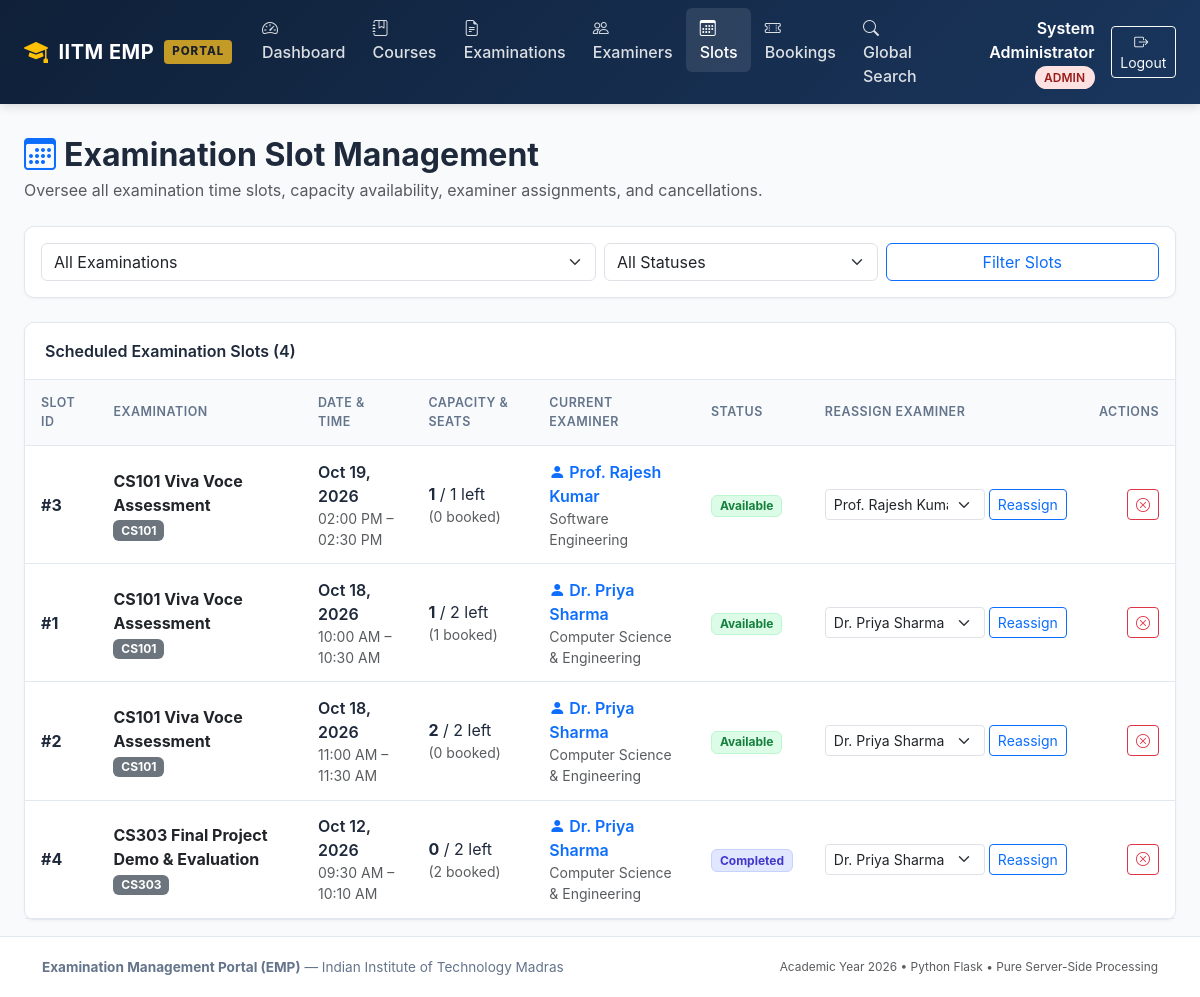
The page /admin/slots (signed in) on the database its author committed.
### models/user.py (models this page shows, shortened)
class User(UserMixin, db.Model):
    __tablename__ = 'users'
    id = db.Column(db.Integer, primary_key=True, autoincrement=True)
    name = db.Column(db.String(150), nullable=False)
    email = db.Column(db.String(150), unique=True, nullable=False, index=True)
    password_hash = db.Column(db.String(256), nullable=False)
    role = db.Column(db.String(20), nullable=False)
    status = db.Column(db.String(20), nullable=False, default='active')
    created_at = db.Column(db.DateTime, default=datetime.now, nullable=False)
    examiner_profile = db.relationship('ExaminerProfile', back_populates='user', uselist=False, cascade='all, delete-orphan')
    slots = db.relationship('ExaminationSlot', back_populates='examiner', foreign_keys='ExaminationSlot.examiner_id', cascade='all, delete-orphan')
    bookings = db.relationship('Booking', back_populates='student', foreign_keys='Booking.student_id', cascade='all, delete-orphan')

class ExaminerProfile(db.Model):
    __tablename__ = 'examiner_profiles'
    examiner_id = db.Column(db.Integer, db.ForeignKey('users.id', ondelete='CASCADE'), primary_key=True)
    name = db.Column(db.String(150), nullable=False)
    contact_details = db.Column(db.String(150), nullable=True)
    department = db.Column(db.String(150), nullable=True)
    status = db.Column(db.String(20), nullable=False, default='pending')
    user = db.relationship('User', back_populates='examiner_profile')

### models/slot.py (models this page shows, shortened)
class ExaminationSlot(db.Model):
    __tablename__ = 'examination_slots'
    slot_id = db.Column(db.Integer, primary_key=True, autoincrement=True)
    examination_id = db.Column(db.Integer, db.ForeignKey('examinations.exam_id', ondelete='CASCADE'), nullable=False)
    examiner_id = db.Column(db.Integer, db.ForeignKey('users.id', ondelete='CASCADE'), nullable=False)
    date = db.Column(db.Date, nullable=False)
    start_time = db.Column(db.Time, nullable=False)
    end_time = db.Column(db.Time, nullable=False)
    maximum_student_capacity = db.Column(db.Integer, nullable=False, default=1)
    available_seats = db.Column(db.Integer, nullable=False, default=1)
    status = db.Column(db.String(30), nullable=False, default='Available')
    examination = db.relationship('Examination', back_populates='slots')
    examiner = db.relationship('User', back_populates='slots', foreign_keys=[examiner_id])
    bookings = db.relationship('Booking', back_populates='slot', cascade='all, delete-orphan')

### models/examination.py (models this page shows, shortened)
class Examination(db.Model):
    __tablename__ = 'examinations'
    exam_id = db.Column(db.Integer, primary_key=True, autoincrement=True)
    course_id = db.Column(db.Integer, db.ForeignKey('courses.course_id', ondelete='CASCADE'), nullable=False)
    examination_name = db.Column(db.String(200), nullable=False)
    examination_type = db.Column(db.String(50), nullable=False)
    duration = db.Column(db.Integer, nullable=False, default=30)
    maximum_marks = db.Column(db.Float, nullable=False, default=100.0)
    slot_creation_start = db.Column(db.DateTime, nullable=False)
    slot_creation_end = db.Column(db.DateTime, nullable=False)
    slot_booking_start = db.Column(db.DateTime, nullable=False)
    slot_booking_end = db.Column(db.DateTime, nullable=False)
    status = db.Column(db.String(30), nullable=False, default='Draft')
    course = db.relationship('Course', back_populates='examinations')
    rubrics = db.relationship('Rubric', back_populates='examination', cascade='all, delete-orphan')
    slots = db.relationship('ExaminationSlot', back_populates='examination', cascade='all, delete-orphan')

### models/course.py (models this page shows, shortened)
class Course(db.Model):
    __tablename__ = 'courses'
    course_id = db.Column(db.Integer, primary_key=True, autoincrement=True)
    course_code = db.Column(db.String(50), unique=True, nullable=False, index=True)
    course_name = db.Column(db.String(200), nullable=False)
    description = db.Column(db.Text, nullable=True)
    status = db.Column(db.String(20), nullable=False, default='active')
    examinations = db.relationship('Examination', back_populates='course', cascade='all, delete-orphan')

### routes/admin.py (the view)
@admin_bp.route('/slots')
def slots():
    exam_id = request.args.get('exam_id')
    status_filter = request.args.get('status', '').strip()
    query = ExaminationSlot.query
    if exam_id:
        query = query.filter_by(examination_id=exam_id)
    if status_filter:
        query = query.filter_by(status=status_filter)
    slot_list = query.order_by(ExaminationSlot.date.desc(), ExaminationSlot.start_time.asc()).all()
    examinations = Examination.query.all()
    examiners = User.query.filter_by(role='examiner', status='active').all()
    return render_template('admin/slots.html', slots=slot_list, examinations=examinations, examiners=examiners, selected_exam_id=exam_id, status_filter=status_filter)

### routes/admin.py (called while the page is built)
@admin_bp.before_request
@login_required
@role_required('admin')
def check_admin():
    pass

### templates/admin/slots.html (shortened to what this page needs)
{% extends 'base.html' %}
{% block content %}
<div class="d-flex flex-column flex-md-row justify-content-between align-items-md-center mb-4 gap-2">
  <div>
    <h2 class="fw-bold mb-1"><i class="bi bi-calendar3 text-primary me-2"></i>Examination Slot Management</h2>
    <p class="text-muted mb-0">Oversee all examination time slots, capacity availability, examiner assignments, and cancellations.</p>
  </div>
</div>
<div class="emp-card mb-4 p-3">
  <form method="GET" action="{{ url_for('admin.slots') }}" class="row g-2 align-items-center">
    <div class="col-md-6">
      <select name="exam_id" class="form-select">
        <option value="">All Examinations</option>
      </select>
    </div>
    <div class="col-md-3">
      <select name="status" class="form-select">
        <option value="">All Statuses</option>
      </select>
    </div>
    <div class="col-md-3 d-flex gap-2">
      <button type="submit" class="btn btn-outline-primary w-100">Filter Slots</button>
    </div>
  </form>
</div>
<div class="emp-card">
  <div class="emp-card-header d-flex justify-content-between align-items-center">
    <span>Scheduled Examination Slots ({{ slots|length }})</span>
  </div>
  <div class="table-responsive">
    <table class="emp-table">
      <thead>
        <tr>
          <th>Slot ID</th>
          <th>Examination</th>
          <th>Date & Time</th>
          <th>Capacity & Seats</th>
          <th>Current Examiner</th>
          <th>Status</th>
          <th>Reassign Examiner</th>
          <th class="text-end">Actions</th>
        </tr>
      </thead>
      <tbody>
        {% for slot in slots %}
        <tr>
          <td class="fw-bold">#{{ slot.slot_id }}</td>
          <td>
            <div class="fw-bold text-dark">{{ slot.examination.examination_name }}</div>
            <span class="badge bg-secondary small">{{ slot.examination.course.course_code }}</span>
          </td>
          <td>
            <div class="fw-semibold">{{ slot.date | date_format }}</div>
            <div class="text-muted small">{{ slot.start_time | time_format }} &ndash; {{ slot.end_time | time_format }}</div>
          </td>
          <td>
            <span class="fw-bold fs-6">{{ slot.available_seats }}</span> / {{ slot.maximum_student_capacity }} left
            <div class="text-muted small">({{ slot.bookings|length }} booked)</div>
          </td>
          <td>
            <div class="fw-semibold text-primary"><i class="bi bi-person-fill me-1"></i>{{ slot.examiner.name }}</div>
            <div class="small text-muted">{{ slot.examiner.examiner_profile.department if slot.examiner.examiner_profile else '' }}</div>
          </td>
          <td>
            {% if slot.status == 'Available' %}
              <span class="badge badge-status-available">Available</span>
            {% elif slot.status == 'Full' %}
              <span class="badge badge-status-full">Full</span>
            {% elif slot.status == 'Cancelled' %}
              <span class="badge badge-status-cancelled">Cancelled</span>
            {% else %}
              <span class="badge badge-status-completed">Completed</span>
            {% endif %}
          </td>
          <td>
            <form method="POST" action="{{ url_for('admin.reassign_slot', slot_id=slot.slot_id) }}" class="d-flex gap-1 align-items-center">
              <select name="examiner_id" class="form-select form-select-sm" style="width: 160px;" required>
                {% for ex in examiners %}
                  <option value="{{ ex.id }}" {% if ex.id == slot.examiner_id %}selected{% endif %}>
                    {{ ex.name }}
                  </option>
                {% endfor %}
              </select>
              <button type="submit" class="btn btn-sm btn-outline-primary" title="Confirm Reassignment">Reassign</button>
            </form>
          </td>
          <td class="text-end">
            <div class="d-inline-flex gap-1">
              {% if slot.status != 'Cancelled' %}
                <form method="POST" action="{{ url_for('admin.cancel_slot', slot_id=slot.slot_id) }}" class="d-inline" onsubmit="return confirm('Cancel this slot? Any booked students will be impacted.');">
                  <button type="submit" class="btn btn-sm btn-outline-danger" title="Cancel Slot">
                    <i class="bi bi-x-circle"></i>
                  </button>
                </form>
              {% endif %}
            </div>
          </td>
        </tr>
        {% endfor %}
      </tbody>
    </table>
  </div>
</div>
{% endblock %}

### templates/base.html (shortened to what this page needs)
<!DOCTYPE html>
<html lang="en">
<head>
  <link href="https://cdn.jsdelivr.net/npm/bootstrap@5.3.3/dist/css/bootstrap.min.css" rel="stylesheet">
  <link href="https://cdn.jsdelivr.net/npm/bootstrap-icons@1.11.3/font/bootstrap-icons.min.css" rel="stylesheet">
  <link rel="stylesheet" href="{{ url_for('static', filename='css/style.css') }}">
</head>
<body>
  <nav class="navbar navbar-expand-lg navbar-dark emp-navbar sticky-top">
    <div class="container-fluid px-lg-4">
      <a class="navbar-brand emp-brand" href="{{ url_for('index') }}">
        <i class="bi bi-mortarboard-fill text-warning fs-4"></i>
        <span>IITM EMP</span>
        <span class="emp-brand-badge">PORTAL</span>
      </a>
      <div class="collapse navbar-collapse" id="empNavbarNav">
        <ul class="navbar-nav me-auto mb-2 mb-lg-0">
          {% if current_user.is_authenticated %}
            {% if current_user.role == 'admin' %}
              <li class="nav-item">
                <a class="nav-link {% if request.endpoint == 'admin.dashboard' %}active{% endif %}" href="{{ url_for('admin.dashboard') }}">
                  <i class="bi bi-speedometer2 me-1"></i> Dashboard
                </a>
              </li>
              <li class="nav-item">
                <a class="nav-link {% if 'courses' in request.endpoint %}active{% endif %}" href="{{ url_for('admin.courses') }}">
                  <i class="bi bi-journal-bookmark me-1"></i> Courses
                </a>
              </li>
              <li class="nav-item">
                <a class="nav-link {% if 'examination' in request.endpoint %}active{% endif %}" href="{{ url_for('admin.examinations') }}">
                  <i class="bi bi-file-earmark-text me-1"></i> Examinations
                </a>
              </li>
              <li class="nav-item">
                <a class="nav-link {% if 'examiners' in request.endpoint %}active{% endif %}" href="{{ url_for('admin.examiners') }}">
                  <i class="bi bi-people me-1"></i> Examiners
                </a>
              </li>
              <li class="nav-item">
                <a class="nav-link {% if 'slots' in request.endpoint %}active{% endif %}" href="{{ url_for('admin.slots') }}">
                  <i class="bi bi-calendar3 me-1"></i> Slots
                </a>
              </li>
              <li class="nav-item">
                <a class="nav-link {% if 'bookings' in request.endpoint %}active{% endif %}" href="{{ url_for('admin.bookings') }}">
                  <i class="bi bi-ticket-perforated me-1"></i> Bookings
                </a>
              </li>
              <li class="nav-item">
                <a class="nav-link {% if request.endpoint == 'admin.search' %}active{% endif %}" href="{{ url_for('admin.search') }}">
                  <i class="bi bi-search me-1"></i> Global Search
                </a>
              </li>
            {% endif %}
          {% endif %}
        </ul>
        <div class="d-flex align-items-center gap-3">
          {% if current_user.is_authenticated %}
            <div class="text-white text-end d-none d-md-block">
              <span class="fw-semibold">{{ current_user.name }}</span>
              <span class="user-role-badge role-{{ current_user.role }} ms-1">{{ current_user.role }}</span>
            </div>
            <a href="{{ url_for('auth.logout') }}" class="btn btn-outline-light btn-sm">
              <i class="bi bi-box-arrow-right me-1"></i> Logout
            </a>
          {% endif %}
        </div>
      </div>
    </div>
  </nav>
  <main class="container-fluid px-lg-4 py-3">
    {% block content %}{% endblock %}
  </main>
  <footer class="emp-footer text-center mt-auto">
    <div class="container">
      <div class="d-flex flex-column flex-md-row justify-content-between align-items-center">
        <div>
          <strong>Examination Management Portal (EMP)</strong> &mdash; Indian Institute of Technology Madras
        </div>
        <div class="text-muted small mt-2 mt-md-0">
          Academic Year {{ current_year }} &bull; Python Flask &bull; Pure Server-Side Processing
        </div>
      </div>
    </div>
  </footer>
</body>
</html>

### static/css/style.css (style rules this page uses)
:root { --emp-primary: #1a365d; --emp-primary-light: #2b6cb0; --emp-primary-dark: #0f2038; --emp-accent: #c59b27; --emp-accent-hover: #b0881e; --emp-bg: #f8fafc; --emp-card-bg: #ffffff; --emp-border: #e2e8f0; --emp-text-main: #1e293b; --emp-text-muted: #64748b; --emp-success: #10b981; --emp-warning: #f59e0b; --emp-danger: #ef4444; }
body { font-family: -apple-system, BlinkMacSystemFont, "Segoe UI", Roboto, "Helvetica Neue", Arial, sans-serif; background-color: var(--emp-bg); color: var(--emp-text-main); min-height: 100vh; display: flex; flex-direction: column; }
.emp-navbar { background: linear-gradient(135deg, var(--emp-primary-dark) 0%, var(--emp-primary) 100%); box-shadow: 0 2px 10px rgba(0, 0, 0, 0.15); }
.emp-brand { font-weight: 700; letter-spacing: 0.5px; color: #ffffff !important; display: flex; align-items: center; gap: 10px; }
.emp-brand-badge { background: var(--emp-accent); color: #1a202c; font-size: 0.72rem; font-weight: 800; padding: 3px 8px; border-radius: 4px; letter-spacing: 1px; }
.navbar-dark .navbar-nav .nav-link { color: rgba(255, 255, 255, 0.85); font-weight: 500; transition: all 0.2s ease; padding: 0.5rem 0.85rem; border-radius: 6px; }
.navbar-dark .navbar-nav .nav-link:hover, .navbar-dark .navbar-nav .nav-link.active { color: #ffffff; background: rgba(255, 255, 255, 0.1); }
.user-role-badge { font-size: 0.75rem; font-weight: 600; text-transform: uppercase; padding: 0.25rem 0.6rem; border-radius: 20px; }
.role-admin { background-color: #fee2e2; color: #991b1b; }
main { flex: 1 0 auto; }
.emp-card { background: var(--emp-card-bg); border: 1px solid var(--emp-border); border-radius: 10px; box-shadow: 0 1px 3px rgba(0, 0, 0, 0.05); transition: box-shadow 0.2s ease; }
.emp-card-header { background: #ffffff; border-bottom: 1px solid var(--emp-border); font-weight: 600; padding: 1rem 1.25rem; border-radius: 10px 10px 0 0; }
.emp-table { width: 100%; margin-bottom: 0; }
.emp-table th { background-color: #f8fafc; color: var(--emp-text-muted); font-size: 0.78rem; font-weight: 600; text-transform: uppercase; letter-spacing: 0.5px; border-top: none; border-bottom: 1px solid var(--emp-border); padding: 0.85rem 1rem; }
.emp-table td { padding: 0.85rem 1rem; vertical-align: middle; border-bottom: 1px solid var(--emp-border); }
.badge-status-available { background-color: #dcfce7; color: #15803d; border: 1px solid #bbf7d0; }
.badge-status-completed { background-color: #e0e7ff; color: #4338ca; border: 1px solid #c7d2fe; }
.emp-footer { background: #ffffff; border-top: 1px solid var(--emp-border); padding: 1.25rem 0; font-size: 0.85rem; color: var(--emp-text-muted); }

### rows shown on the page
User: name "System Administrator", role "ADMIN"
ExaminationSlot: slot_id "3", examination.examination_name "CS101 Viva Voce Assessment", examination.course.course_code "CS101", date "Oct 19, 2026", start_time "02:00 PM", end_time "02:30 PM", available_seats "1", maximum_student_capacity "1", bookings|length "0", examiner.name "Prof. Rajesh Kumar", examiner.examiner_profile "Software Engineering", status "Available", examiner_id "Prof. Rajesh Kumar"
ExaminationSlot: slot_id "1", examination.examination_name "CS101 Viva Voce Assessment", examination.course.course_code "CS101", date "Oct 18, 2026", start_time "10:00 AM", end_time "10:30 AM", available_seats "1", maximum_student_capacity "2", bookings|length "1", examiner.name "Dr. Priya Sharma", examiner.examiner_profile "Computer Science & Engineering", status "Available", examiner_id "Dr. Priya Sharma"
ExaminationSlot: slot_id "2", examination.examination_name "CS101 Viva Voce Assessment", examination.course.course_code "CS101", date "Oct 18, 2026", start_time "11:00 AM", end_time "11:30 AM", available_seats "2", maximum_student_capacity "2", bookings|length "0", examiner.name "Dr. Priya Sharma", examiner.examiner_profile "Computer Science & Engineering", status "Available", examiner_id "Dr. Priya Sharma"
ExaminationSlot: slot_id "4", examination.examination_name "CS303 Final Project Demo & Evaluation", examination.course.course_code "CS303", date "Oct 12, 2026", start_time "09:30 AM", end_time "10:10 AM", available_seats "0", maximum_student_capacity "2", bookings|length "2", examiner.name "Dr. Priya Sharma", examiner.examiner_profile "Computer Science & Engineering", status "Completed", examiner_id "Dr. Priya Sharma"

### other values the page prints
{{ slots|length }} "4"
